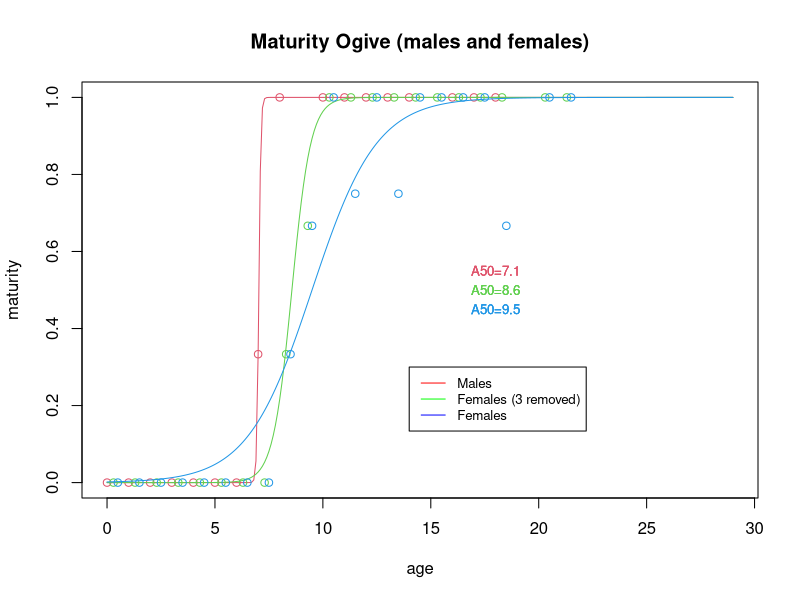

This chart was generated by the following R code: (Note: this script raises an error after producing the figure.)
####################################################################################################
#                               MATURITY SPLITED BY SEX
#     Three datasets fitting (males, females, females with old immature females removed)    
#                    Bootstrap to calculate the 95% CL of the A50 
#                  created: (camilo.saavedra@vi.ieo.es) 01/11/2013
#                  modified: (camilo.saavedra@vi.ieo.es) 13/11/2013
####################################################################################################

# inputs
# "../../RData/CEMMA.csv"

# outputs
# "../../RObjects/maturity/MatFema.RData"
# "../../RObjects/maturity/MatFemC.RData"
# "../../RObjects/maturity/MatMale.RData"
# "../plots/DDE_MatSex.png"

# IMPORTANT: Set working directory (to source file location)

# Charge libraries
#library(ggplot2)

# Read data
CEMMA <- read.csv("../../RData/CEMMA.csv")

# HOUSE KEEPING #
matAge <- CEMMA[CEMMA$sp == "DDE", c("sex", "maturity", "age")]
matAge <- matAge[complete.cases(matAge),]
# Changing age values (0.5 and 1.5 for 0 and 1)
matAge$age[matAge$age == 0.5] <- 0
matAge$age[matAge$age == 1.5] <- 1

# Computing 3 datasets (males, females and females with old immature removed) 
matMale <- matAge[matAge$sex == 1,c("maturity", "age")]
matFemale <- matAge[matAge$sex == 2,c("maturity", "age")]
# Removing immature dolfins older than 10 years
matFemCorr <- matFemale[!(matFemale$age>=11 & matFemale$maturity==0),] # matriz corregida (eliminamos hembras inmaduras de más de 10 años), asumimos que son animales enfermos con fallo reproductivo


## MATUATION OGIVE ~ AGE (mature proportion) ##

df <- c("matMale", "matFemCorr", "matFemale")

# Frequencies 
apply(table(matMale),1,sum)
apply(table(matFemCorr),1,sum)
apply(table(matFemale),1,sum)

### Fitting Bionomial GLM model and predicting A50 ###

for (i in 1:length(df)){
  glm.out <- glm(maturity ~ age, family="binomial", data=get(df[i]))
  range <- seq(0,29,0.1) # this could be any substantively meaningful range
  p <- predict(glm.out, newdata = data.frame(age=range), "response")
  assign(paste(df[i],"Pred",sep=""),data.frame(age=range,mat=p))
  assign(paste(df[i],"A50",sep=""), range[match(TRUE,p>.5)]) # predicted probability of 50% maturity
}


### Percentage of mature-at-age ###

for (i in 1:length(df)){
  attach(get(df[i]))
  total <- tapply(maturity, list(age), length)
  total <- as.data.frame(total)
  total$age <- as.numeric(rownames(total))
  mature <- tapply(maturity, list(age), sum)
  mature <- as.data.frame(mature)
  mature$age <- as.numeric(rownames(mature))
  matrix <- merge(mature,total)
  assign(paste("Per", df[i], sep=""), 
         data.frame(age=matrix$age, mat=matrix$mature/matrix$total))
  detach(get(df[i]))
}


## Plotting Maturity Ogive ##

# Strings of the Predicted Vectors and A50
A50 <- ls(pattern="(.+)A50")
A50 <- rev(A50)
Pred <- ls(pattern="^mat(.*)Pred")
dfPer <-  ls(pattern="^Per(.*)")
dfPer <- rev(dfPer)

png("../plots/DDE_MatSex.png")
for (i in 1:length(dfPer)){
  if (i == 1) {plot(get(dfPer[i])[,1],get(dfPer[i])[,2], xlim=c(0,29), col=2,
                    ylab="maturity", xlab="age", main="Maturity Ogive (males and females)")
               legend(14,0.3,legend=c("Males","Females (3 removed)", "Females"), 
                      lty=c(1,1), col=c("red", "green", "blue"), cex=0.8)
  } else { points(get(dfPer[i])[,1]+i/5-0.1, get(dfPer[i])[,2], cex=1, col=i+1)} # +0.2 para no plotear hembras sobre machos
  lines(get(paste(df[i],"Pred",sep="")), col=i+1)
  for(j in 1:length(A50)){
    text(x=18,y=0.6-0.05*j, 
         labels= paste(substr(A50[j],nchar(A50[j])-2,nchar(A50[j])), 
                       "=", round(get(A50[j]),2), sep=""), cex=0.8, col=j+1)
  }
}
dev.off()

# Sex maturity data
ag <- 0:29
for (i in 1:length(Pred)){
  Mat <- subset(get(Pred[i]), age %in% ag, select=mat)
  Mat <- Mat[,1]
  save(file=paste("../../RObjects/maturity/", substr(Pred[i],1,7), ".RData", sep=""), Mat)
}

### BOOTSTRAP MATURITY OGIVE, A50 AND CI ###

# NOTE that is done only for females 

## For the Maturity Ogive ##
#myMatBoot <- function(){
#  srows <- sample(1:nrow(matFemCorr),nrow(matFemCorr),TRUE)
#  glm.out <- glm(maturity ~ age, family=binomial(link=logit), data=matFemCorr[srows,])
#  range <- seq(0,29,0.1) # this could be any substantively meaningful range
#  return(predict(glm.out, newdata = data.frame(age=range), "response"))
#}
#nboot <- 1000
#preddist <- replicate(nboot, myMatBoot()) # your distribution
#ages <- (as.numeric(rownames(preddist))-1)/10
#plot(ages,rep(1,length(ages)) ,ylim=c(0,1), type="n", axes=T, 
#     xlab="age", ylab="maturity percentage", 
#     main="Bootstrap -Maturity Ogive")
#for (i in 1:nboot){
#  lines(x=ages, y=preddist[,i], col=i+1)
#}

## A only vector as a mean of the bootstrap
#ag <- 0:29
#dfBoot <- apply(preddist,1,mean)
#dfBoot <- data.frame(mat=dfBoot)
#dfBoot$age <- (as.numeric(rownames(dfBoot))-1)/10 
#matBoot <- subset(dfBoot, age %in% ag)

## Comparing estimates
#plot(dfBoot$age, dfBoot$mat) # 300 values bootstrap
#lines(matBoot$age, matBoot$mat, col="red") # 30 values bootstrap
#lines(ag, Mat$mat, col="blue") # 30 values NO bootstrap (asegurarse que Mat es el de hembras Corr)



## For the A50 and CI ##
myA50Boot <- function(){
  srows <- sample(1:nrow(matFemCorr),nrow(matFemCorr),TRUE)
  glm.out <- glm(maturity ~ age, family=binomial(link=logit), data=matFemCorr[srows,])
  range <- seq(0,29,0.1) # this could be any substantively meaningful range
  p <- predict(glm.out, newdata = data.frame(age=range), "response")
  return(range[match(TRUE,p>.5)]) # predicted probability of 50% maturity
}
nboot <- 1000
bootdist <- replicate(nboot, myA50Boot()) # your distribution
quantile(unlist(bootdist),c(.025,.5,.975)) # 95% CI



